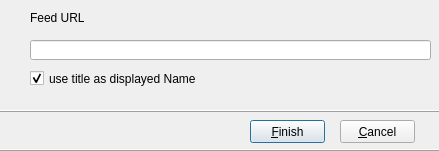
<?xml version="1.0" encoding="UTF-8"?>
<ui version="4.0">
 <class>Add_Filter</class>
 <widget class="QDialog" name="Add_Filter">
  <property name="windowModality">
   <enum>Qt::ApplicationModal</enum>
  </property>
  <property name="geometry">
   <rect>
    <x>0</x>
    <y>0</y>
    <width>439</width>
    <height>151</height>
   </rect>
  </property>
  <property name="windowTitle">
   <string>Add New Feed</string>
  </property>
  <property name="modal">
   <bool>true</bool>
  </property>
  <widget class="QLabel" name="Label">
   <property name="geometry">
    <rect>
     <x>30</x>
     <y>10</y>
     <width>161</width>
     <height>16</height>
    </rect>
   </property>
   <property name="text">
    <string>Feed URL </string>
   </property>
   <property name="scaledContents">
    <bool>false</bool>
   </property>
  </widget>
  <widget class="QLineEdit" name="FeedPath">
   <property name="geometry">
    <rect>
     <x>30</x>
     <y>40</y>
     <width>401</width>
     <height>20</height>
    </rect>
   </property>
  </widget>
  <widget class="QCheckBox" name="IsUsedAsDisplayName">
   <property name="geometry">
    <rect>
     <x>30</x>
     <y>70</y>
     <width>221</width>
     <height>17</height>
    </rect>
   </property>
   <property name="text">
    <string>use title as displayed Name</string>
   </property>
   <property name="checked">
    <bool>true</bool>
   </property>
  </widget>
  <widget class="QPushButton" name="BtnFinish">
   <property name="geometry">
    <rect>
     <x>250</x>
     <y>120</y>
     <width>75</width>
     <height>23</height>
    </rect>
   </property>
   <property name="text">
    <string>&amp;Finish</string>
   </property>
  </widget>
  <widget class="QPushButton" name="BtnCancel">
   <property name="geometry">
    <rect>
     <x>340</x>
     <y>120</y>
     <width>75</width>
     <height>23</height>
    </rect>
   </property>
   <property name="text">
    <string>&amp;Cancel</string>
   </property>
  </widget>
  <widget class="QLabel" name="label">
   <property name="geometry">
    <rect>
     <x>-10</x>
     <y>110</y>
     <width>451</width>
     <height>41</height>
    </rect>
   </property>
   <property name="palette">
    <palette>
     <active>
      <colorrole role="WindowText">
       <brush brushstyle="SolidPattern">
        <color alpha="255">
         <red>255</red>
         <green>255</green>
         <blue>255</blue>
        </color>
       </brush>
      </colorrole>
     </active>
     <inactive>
      <colorrole role="WindowText">
       <brush brushstyle="SolidPattern">
        <color alpha="255">
         <red>255</red>
         <green>255</green>
         <blue>255</blue>
        </color>
       </brush>
      </colorrole>
     </inactive>
     <disabled>
      <colorrole role="WindowText">
       <brush brushstyle="SolidPattern">
        <color alpha="255">
         <red>120</red>
         <green>120</green>
         <blue>120</blue>
        </color>
       </brush>
      </colorrole>
     </disabled>
    </palette>
   </property>
   <property name="contextMenuPolicy">
    <enum>Qt::NoContextMenu</enum>
   </property>
   <property name="autoFillBackground">
    <bool>true</bool>
   </property>
   <property name="frameShape">
    <enum>QFrame::Box</enum>
   </property>
   <property name="frameShadow">
    <enum>QFrame::Raised</enum>
   </property>
   <property name="text">
    <string/>
   </property>
  </widget>
  <zorder>label</zorder>
  <zorder>Label</zorder>
  <zorder>FeedPath</zorder>
  <zorder>IsUsedAsDisplayName</zorder>
  <zorder>BtnFinish</zorder>
  <zorder>BtnCancel</zorder>
 </widget>
 <layoutdefault spacing="6" margin="11"/>
 <resources/>
 <connections/>
</ui>
